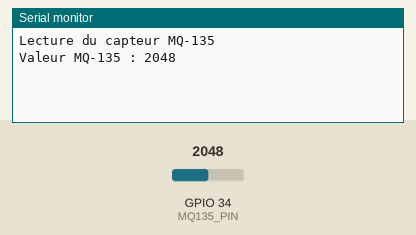
This sketch was run on a simulated ESP32. Shown: the last lines printed to the serial monitor. The test bench sets the inputs (shaded band); at power-on: GPIO 34 (MQ135_PIN) = 2048.

Above: at 2.2 s.
2.3 s: GPIO 34 (MQ135_PIN) set to 2866
At 3.8 s:
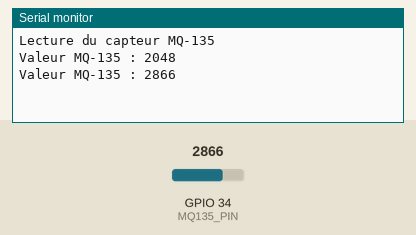
5.0 s: GPIO 34 (MQ135_PIN) set to 3603
At 5.3 s:
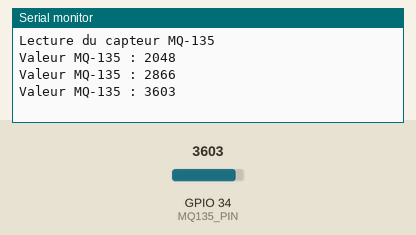
Timing chart, 0 to 8.0 s (numbered marks = the images above; inputs shaded):
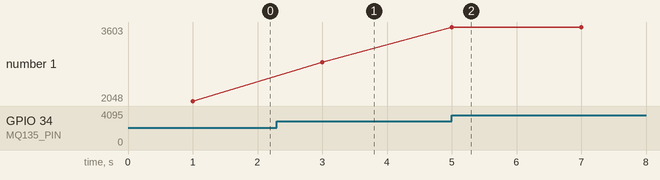

The sketch:

04_mq135_read.ino
```cpp
// 04_mq135_read.ino
// Lecture analogique du capteur de qualité de l'air MQ-135

#define MQ135_PIN 34  // Entrée analogique de l'ESP32

void setup() {
  Serial.begin(115200);
  delay(1000);
  Serial.println("Lecture du capteur MQ-135");
}

void loop() {
  int airQuality = analogRead(MQ135_PIN);

  Serial.print("Valeur MQ-135 : ");
  Serial.println(airQuality);

  delay(2000);
}
```

Measured:
- after the input at 2.3 s, the serial monitor: prints a new line after 0.70 s (image 1)
- after the input at 5.0 s, the serial monitor: prints a new line at once (image 2)
- plotted number 1: 2048 → 2866 after the input at 2.3 s, 2866 → 3603 after the input at 5.0 s
